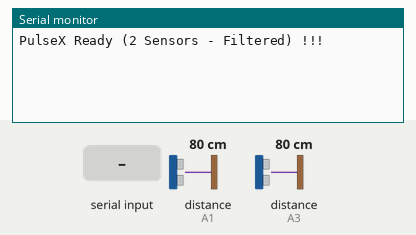
Simulated run of this sketch. Board: Arduino Uno, built with avr-gcc and run on an emulated ATmega328P. Parts: the last lines printed to the serial monitor. The test bench sets the inputs (shaded band); at power-on: distance to the obstacle (sensors on A1, A3) 80 cm. The echo pulse lasts 58.3 µs per cm.

Above: at 3.2 s.
3.3 s: "start\n" received over Serial
At 3.59 s:
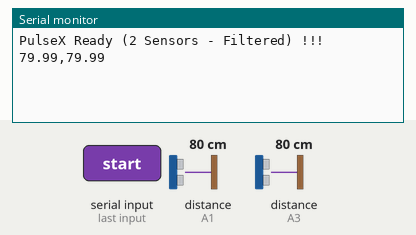
5.4 s: distance to the obstacle (sensor on A1) set to 2 cm
At 5.42 s:
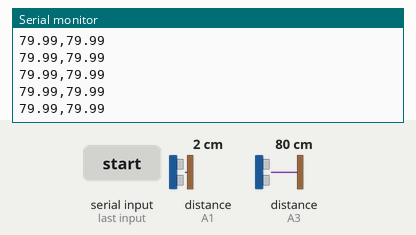
6.9 s: distance to the obstacle (sensor on A3) set to 18 cm
At 6.98 s:
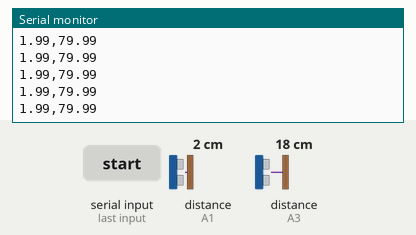
9.9 s: distance to the obstacle (sensor on A1) set to 4 cm
At 9.9 s:
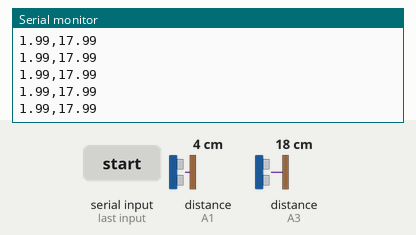
11.4 s: distance to the obstacle (sensor on A3) set to 2 cm
At 11.47 s:
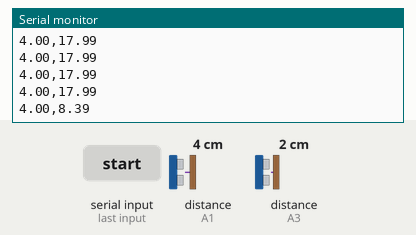
Timing chart, 0 to 13.9 s (numbered marks = the images above; inputs shaded):
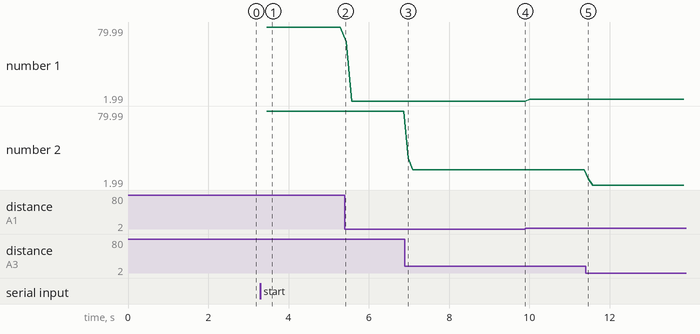

The sketch:

capteur.ino
```cpp
// Test capteur

bool scan = false;
float propagation = .0343;

// --- CAPTEUR 1 (A) ---
const int trigPinA = A0;
const int echoPinA = A1;

// --- CAPTEUR 2 (B) ---
const int trigPinB = A2;  // Branche le Trig du 2ème capteur sur A2
const int echoPinB = A3;  // Branche l'Echo du 2ème capteur sur A3

const int SAMPLES = 5; // Nombre de lectures pour la moyenne

void setup() {
  Serial.begin(9600);

   // Configuration Capteur A
   pinMode(trigPinA, OUTPUT);
   pinMode(echoPinA, INPUT);

  // Configuration Capteur B
  pinMode(trigPinB, OUTPUT);
  pinMode(echoPinB, INPUT);

  delay(2000);
  Serial.println("PulseX Ready (2 Sensors - Filtered) !!!");
}

// La fonction accepte maintenant les pins en paramètres
float getDistance(int trigPin, int echoPin) {
  digitalWrite(trigPin, LOW);
  delayMicroseconds(2);
  digitalWrite(trigPin, HIGH);
  delayMicroseconds(10);
  digitalWrite(trigPin, LOW);

  // Timeout de 30ms (environ 5 mètres max de portée théorique)
  long duration = pulseIn(echoPin, HIGH, 30000);

  if (duration == 0) return 0; // Pas d'obstacle ou trop loin

  return (duration * propagation) / 2;
}

void loop() {
  if (Serial.available()) {
    String cmd = Serial.readStringUntil('\n');
    cmd.trim();
    if (cmd == "start") scan = true;
    else if (cmd == "stop") scan = false;
  }

  if (scan) {
    // Variables pour Capteur A
    float sumA = 0;
    int validSamplesA = 0;

    // Variables pour Capteur B
    float sumB = 0;
    int validSamplesB = 0;

    for (int i = 0; i < SAMPLES; i++) {
      // Lecture Capteur A
      float dA = getDistance(trigPinA, echoPinA);
      if (dA > 0.1 && dA < 400.0) {
        sumA += dA;
        validSamplesA++;
      }
      delay(10); // Pause pour éviter que l'écho du capteur A perturbe le B

      // Lecture Capteur B
      float dB = getDistance(trigPinB, echoPinB);
      if (dB > 0.1 && dB < 400.0) {
        sumB += dB;
        validSamplesB++;
      }
      delay(10); // Pause avant la prochaine salve
    }

    // Envoi des données si elles sont valides
    if (validSamplesA > 0 || validSamplesB > 0) {
      float avgA = (validSamplesA > 0) ? (sumA / validSamplesA) : -1.0; // -1.0 si erreur de lecture
      float avgB = (validSamplesB > 0) ? (sumB / validSamplesB) : -1.0;

      // Envoi au format : "DistanceA,DistanceB" (Pratique pour parser sur une appli web ou Python)
      Serial.print(avgA);
      Serial.print(",");
      Serial.println(avgB);
    }
  }
}
```

Measured:
- after the input at 3.3 s, the serial monitor: prints a new line after 0.16 s (image 1)
- after the input at 11.4 s, the serial monitor: prints a new line after 0.07 s (image 5)
- plotted number 1: 79.99 → 1.99 after the input at 5.4 s, 1.99 → 4 after the input at 9.9 s
- plotted number 2: 79.99 → 17.99 after the input at 6.9 s
